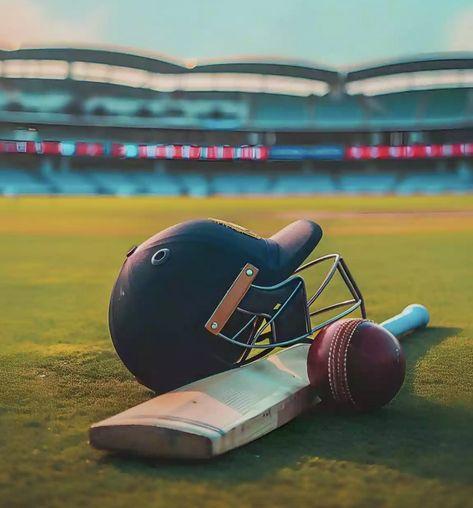
#> input picture input.jpg, 473 x 508 px
$ python 'post lab 2.1.py'
#> lines starting #> are read from the running program, lines starting #| are printed output that depends on the picture
import cv2

# Read the image
image = cv2.imread('input.jpg')
#> image is the input picture: shape (508, 473, 3); mean B, G, R 94.2, 115.7, 109.6

# Check if image is loaded properly
if image is None:
    print("Error: Image not found or unable to load.")
else:
# Split the image into B, G, R channels
    B, G, R = cv2.split(image)
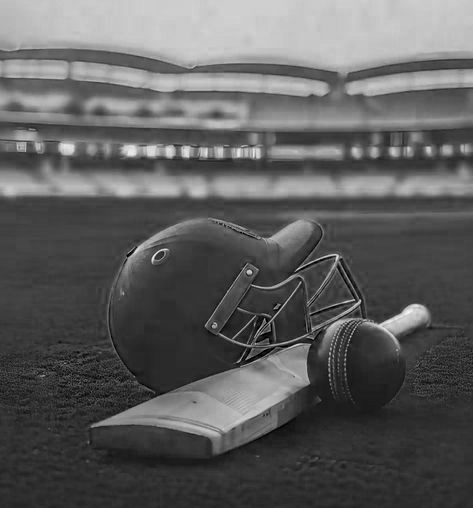
#> B: shape (508, 473); min 0, max 250, mean 94.2
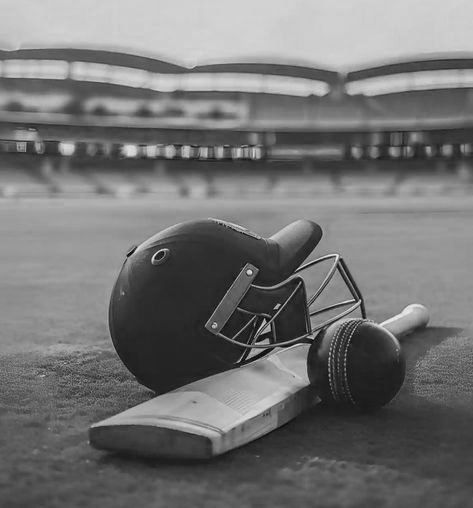
#> G: shape (508, 473); min 1, max 243, mean 115.7
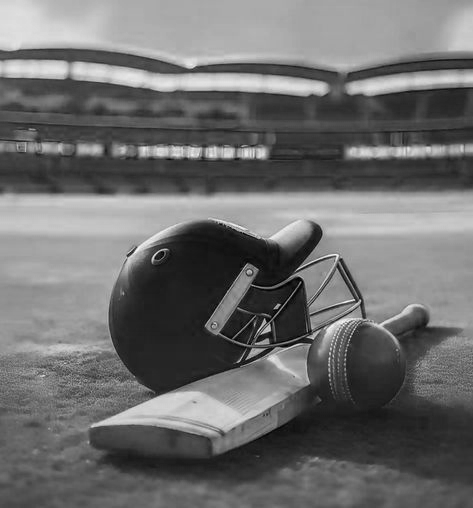
#> R: shape (508, 473); min 0, max 250, mean 109.6

# Show the original image and wait for a key press
cv2.imshow("CS24070 Original", image)
cv2.waitKey(0)

# Show blue channel
cv2.imshow("Blue", B)
cv2.waitKey(0)

# Show green channel
cv2.imshow("CS24070 Green", G)
cv2.waitKey(0)

# Show red channel
cv2.imshow("Red", R)
cv2.waitKey(0)
cv2.destroyAllWindows()

$ run again, with Brightness & contrast.jpg copied over input.jpg
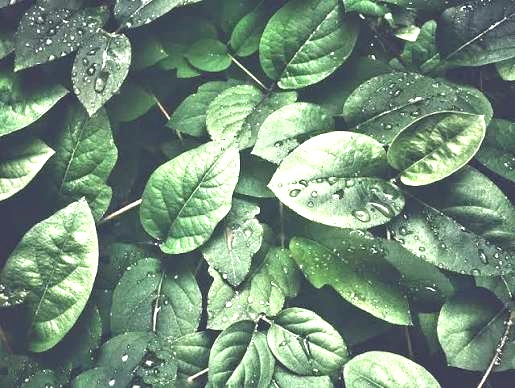
#> input picture Brightness & contrast.jpg, 515 x 388 px
#> image is the input picture: shape (388, 515, 3); mean B, G, R 123.3, 142.3, 116.8
#> `B, G, R = cv2.split(image)`:
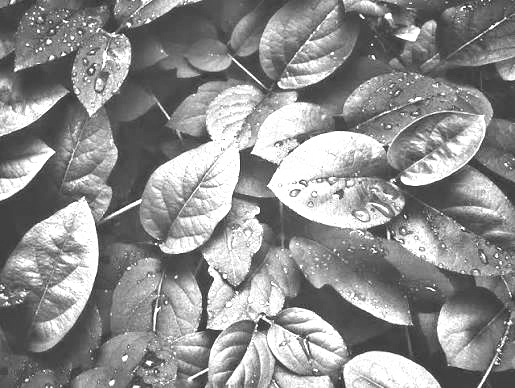
#> G: shape (388, 515); min 45, max 255, mean 142.3
#> `B, G, R = cv2.split(image)`:
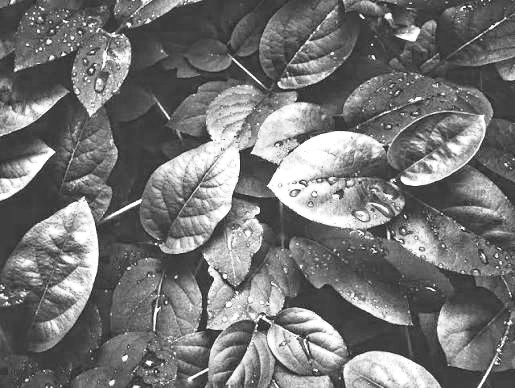
#> R: shape (388, 515); min 30, max 255, mean 116.8

$ run again, with Sunflower.jpg copied over input.jpg
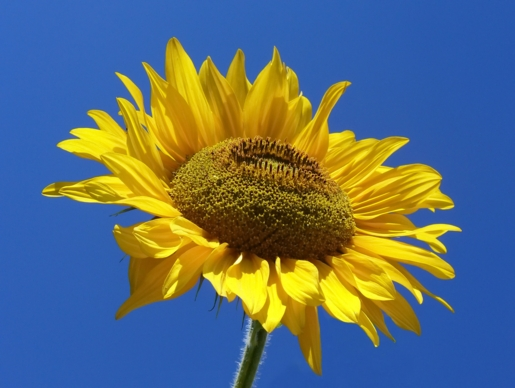
#> input picture Sunflower.jpg, 515 x 388 px
#> image is the input picture: shape (388, 515, 3); mean B, G, R 116.4, 110.1, 93.3
#> `B, G, R = cv2.split(image)`:
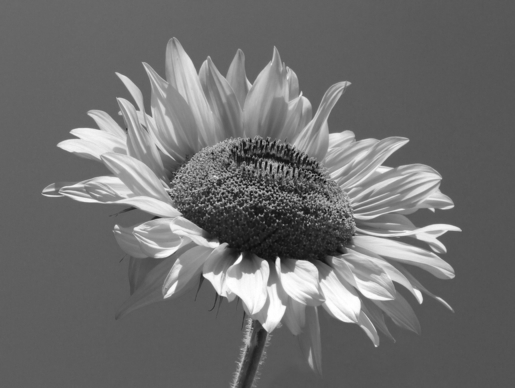
#> G: shape (388, 515); min 5, max 255, mean 110.1
#> `B, G, R = cv2.split(image)`:
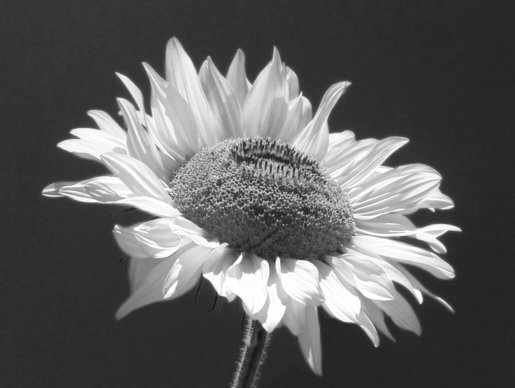
#> R: shape (388, 515); min 17, max 255, mean 93.3
